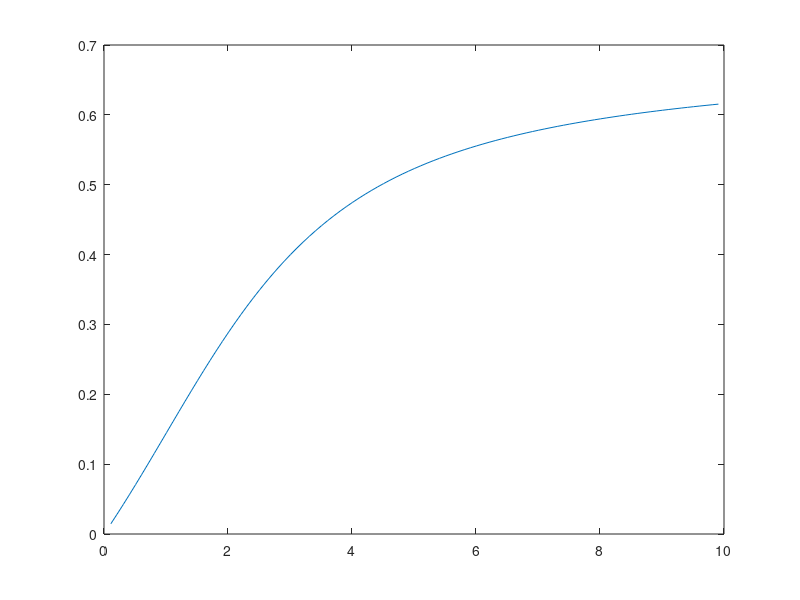

The MATLAB script that drew this image:
% riskaversion.m
% Find your risk aversion alpha given introspection about your 
% your certainty equivalent
format compact 

% 1. Risk penalty v alpha 
cbar = 150;
sigma = 75;
c1 = cbar - sigma;
c2 = cbar + sigma;

alphagrid = [0.11:0.1:10]';
mu = (0.5*c1.^(1-alphagrid)+0.5*c2.^(1-alphagrid)).^(1./(1-alphagrid)); 
rp = log(cbar./mu);

plot(alphagrid, rp)

%%
% 2. Find your own risk aversion 
c1 = 100;
c2 = 200;
cbar = 150;

mu = 135;           % input from class discussion 
rp = log(cbar/mu)

alpha = 1.75;       % comment: enter number of your choice 
% the answer 
mu_guess = (0.5*c1^(1-alpha)+0.5*c2^(1-alpha))^(1/(1-alpha)) 